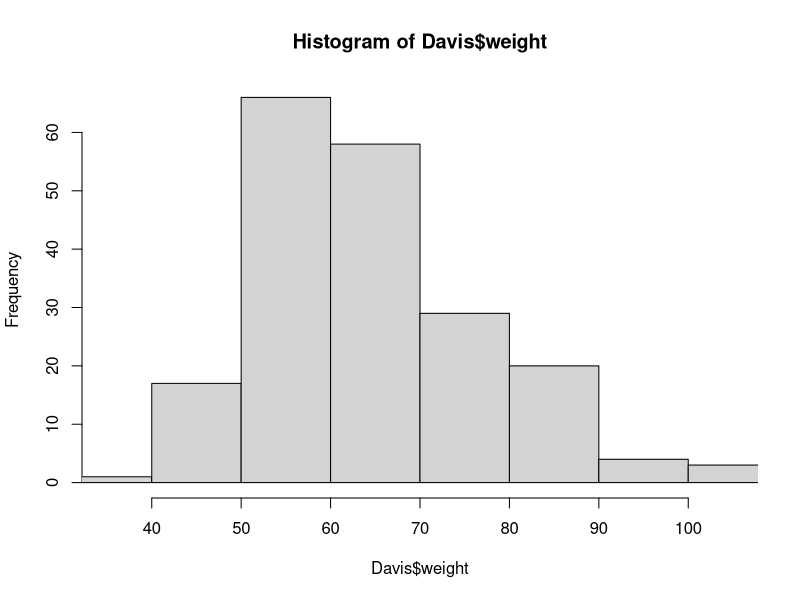
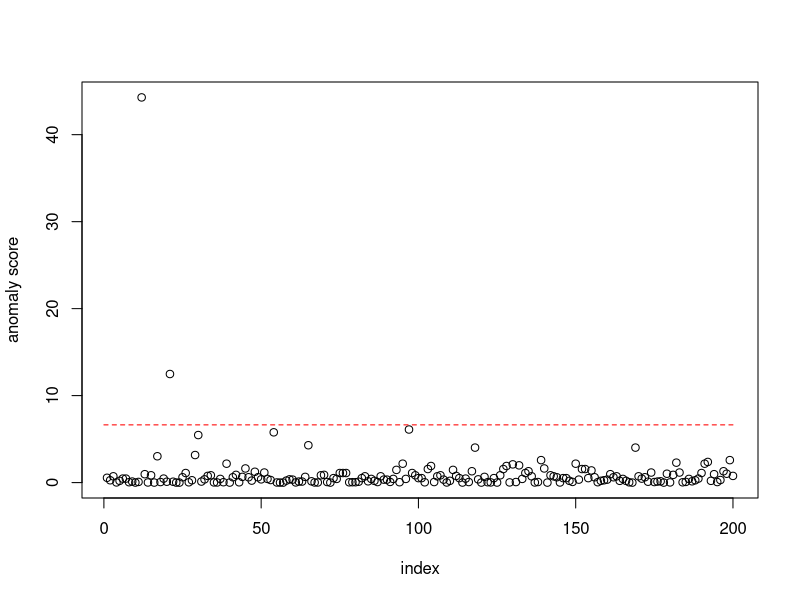
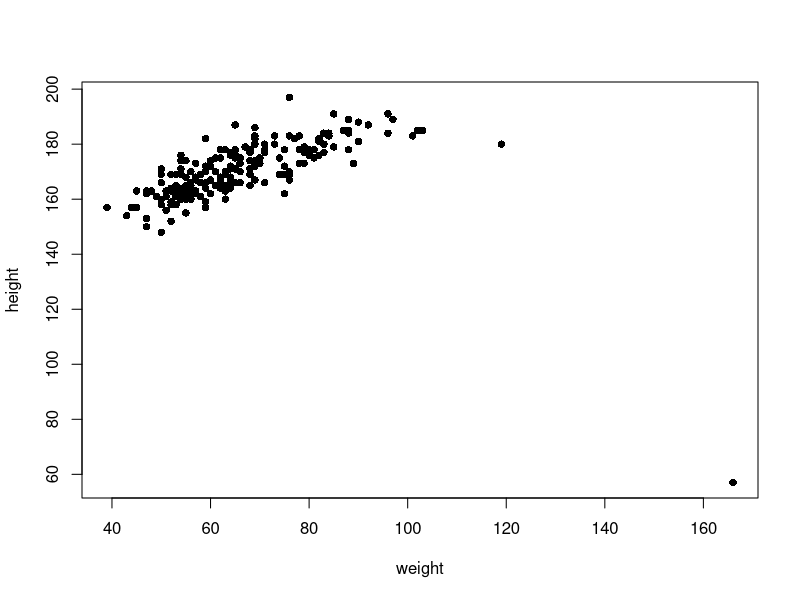
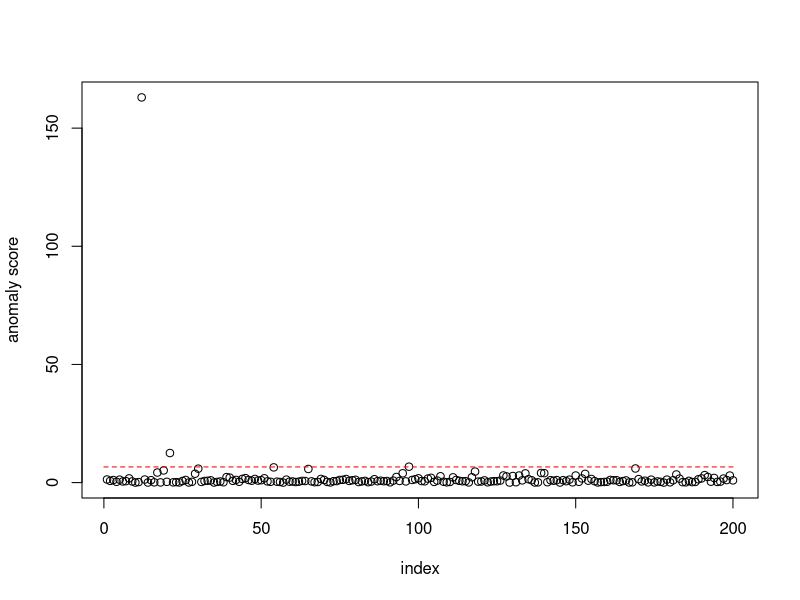
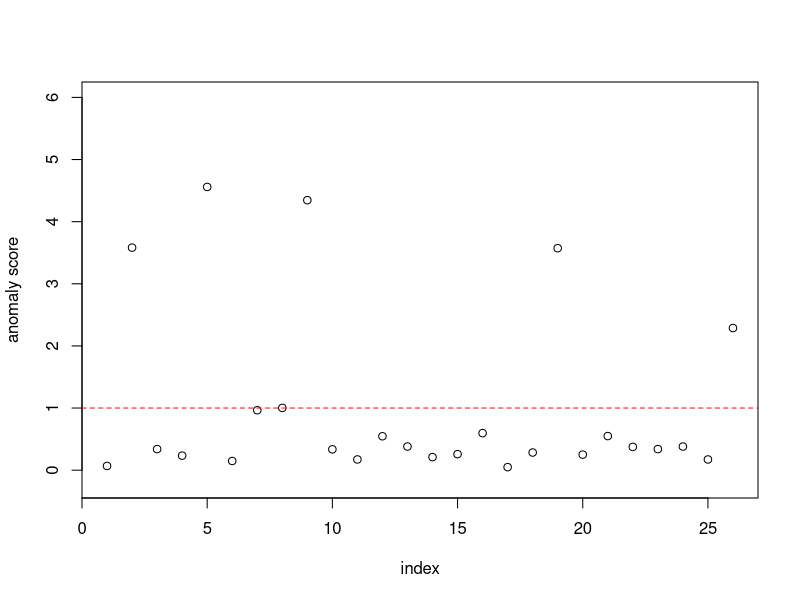
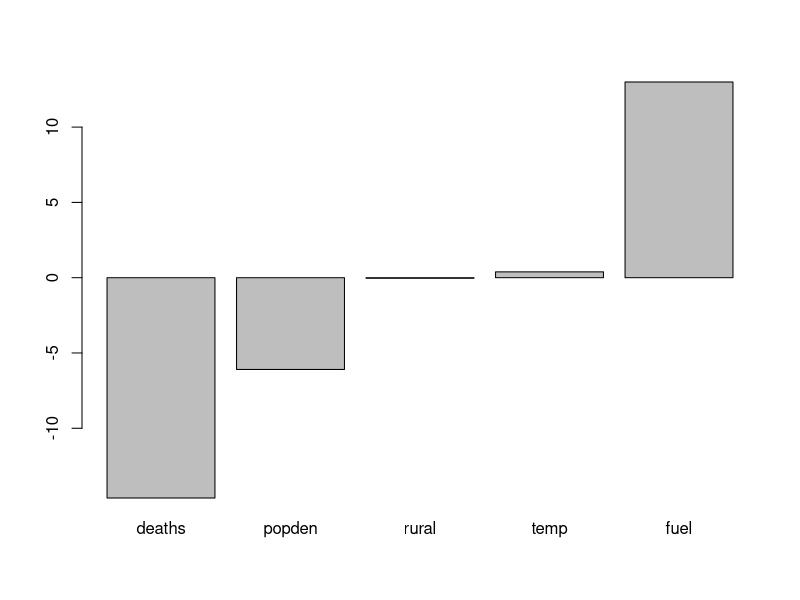

Write the R code that produced these figures, in order.
install.packages("car")
library(car)
data(Davis)
Davis
hist(Davis$weight, xlim = c(35, 105), breaks = 14)

mu <- mean(Davis$weight)
s2 <- mean((Davis$weight - mu) ^ 2)
c(mu, s2)

a <- (Davis$weight - mu)^ 2 / s2
th <- qchisq(0.99, 1)
plot(a, xlab = "index", ylab = "anomaly score")
lines(0 : 200, rep(th, length(0 : 200)), col = "red", lty = 2)

X <- cbind(Davis$weight, Davis$height)
plot(X[, 1], X[, 2], pch = 16, xlab = "weight", ylab = "height")

mx <- colMeans(X)
Xc <- X - matrix(1, nrow(X), 1) %*% mx
Sx <- t(Xc) %*% Xc / nrow(X)
a <- rowSums((Xc %*% solve(Sx)) * Xc)
plot(a, xlab = "index", ylab = "anomaly score")
lines(0 : 200, rep(th, length(0 : 200)), col = "red", lty = 2)

library(MASS)
X <- road / road$drivers
X <- as.matrix((log(X[, -2] + 1)))
mx <- colMeans(X)
Xc <- X - matrix(1, nrow(X), 1) %*% mx
Sx <- t(Xc) %*% Xc / nrow(X)
a <- rowSums((Xc %*% solve(Sx)) * Xc) / ncol(X)
plot(a, xlab = "index", ylab = "anomaly score", ylim = c(-1, 30) / ncol(X))
lines(0 : 30, rep(1, length(0 : 30)), col = "red", lty = 2)

xc_prime <- Xc["Calif",]
SN1 <- 10 * log10(xc_prime ^ 2 / diag(Sx))
barplot(SN1)
